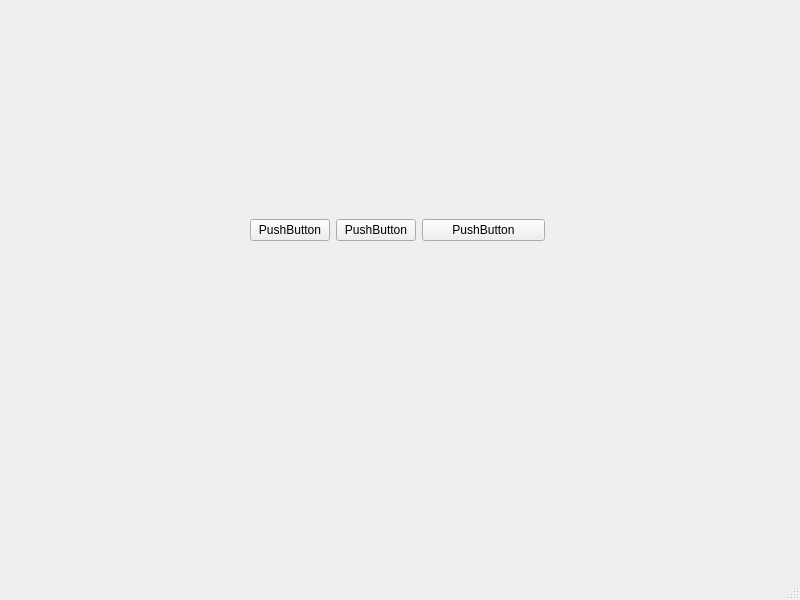
<?xml version="1.0" encoding="UTF-8"?>
<ui version="4.0">
 <class>MainWindow</class>
 <widget class="QMainWindow" name="MainWindow">
  <property name="geometry">
   <rect>
    <x>0</x>
    <y>0</y>
    <width>800</width>
    <height>600</height>
   </rect>
  </property>
  <property name="windowTitle">
   <string>MainWindow</string>
  </property>
  <widget class="QWidget" name="centralwidget">
   <widget class="QWidget" name="horizontalLayoutWidget">
    <property name="geometry">
     <rect>
      <x>250</x>
      <y>190</y>
      <width>295</width>
      <height>80</height>
     </rect>
    </property>
    <layout class="QHBoxLayout" name="horizontalLayout">
     <item>
      <widget class="QPushButton" name="pushButton">
       <property name="text">
        <string>PushButton</string>
       </property>
      </widget>
     </item>
     <item>
      <widget class="QPushButton" name="pushButton_2">
       <property name="sizePolicy">
        <sizepolicy hsizetype="Minimum" vsizetype="Fixed">
         <horstretch>1</horstretch>
         <verstretch>0</verstretch>
        </sizepolicy>
       </property>
       <property name="text">
        <string>PushButton</string>
       </property>
      </widget>
     </item>
     <item>
      <widget class="QPushButton" name="pushButton_3">
       <property name="sizePolicy">
        <sizepolicy hsizetype="Minimum" vsizetype="Fixed">
         <horstretch>2</horstretch>
         <verstretch>0</verstretch>
        </sizepolicy>
       </property>
       <property name="text">
        <string>PushButton</string>
       </property>
      </widget>
     </item>
    </layout>
   </widget>
  </widget>
  <widget class="QMenuBar" name="menubar">
   <property name="geometry">
    <rect>
     <x>0</x>
     <y>0</y>
     <width>800</width>
     <height>26</height>
    </rect>
   </property>
  </widget>
  <widget class="QStatusBar" name="statusbar"/>
 </widget>
 <resources/>
 <connections/>
</ui>
